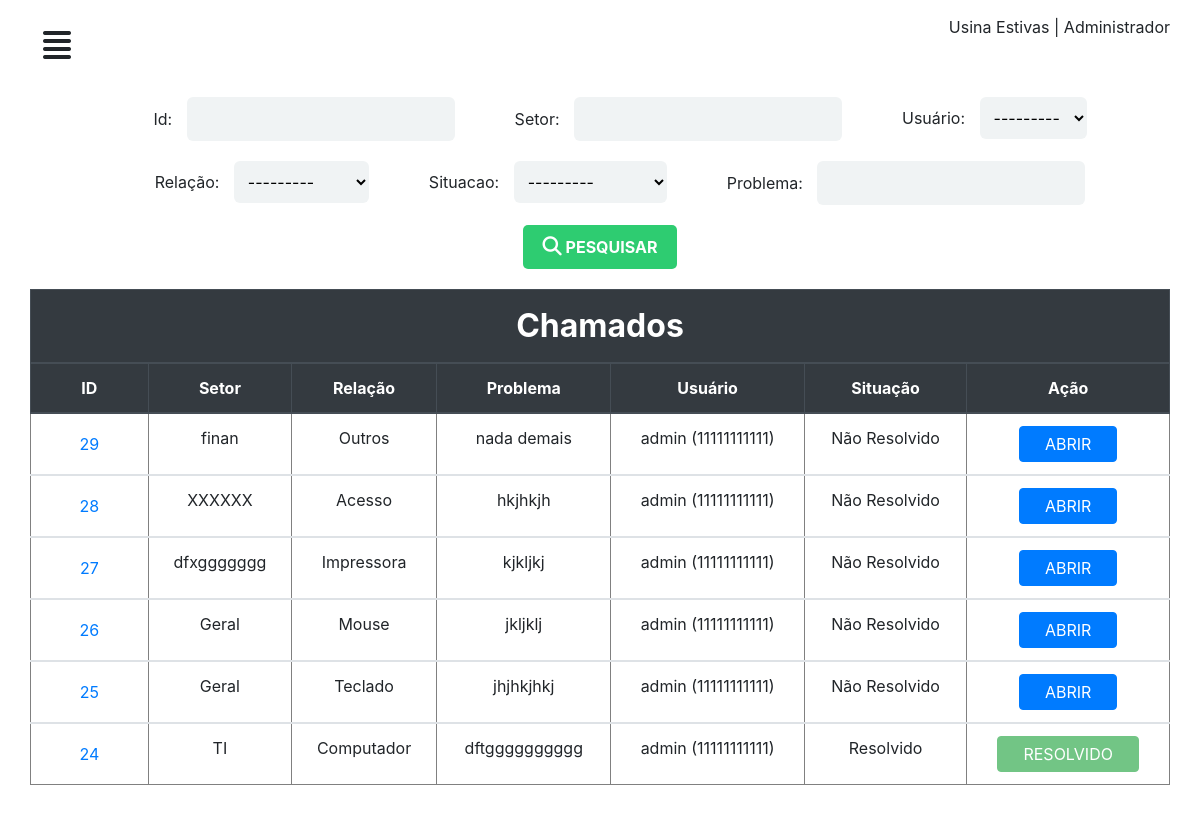
Before: /perfil/chamados/ (signed in) with the older database file.
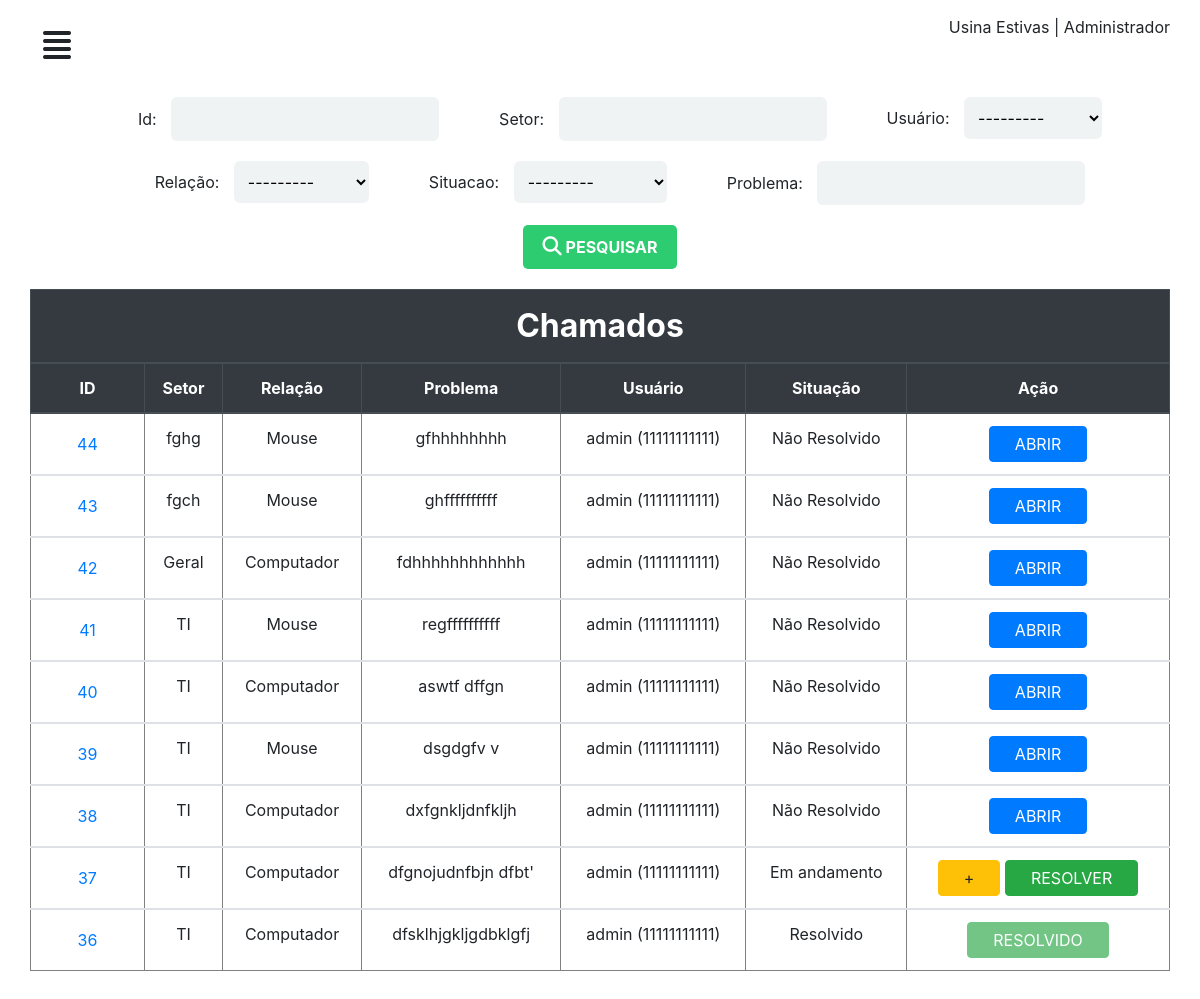
After: the same page with the newer database file.
### chamados/models.py (models this page shows)
class Chamado(models.Model):
	setor = models.CharField('Setor', max_length=50)
	problema = models.TextField('problema')
	user = models.ForeignKey(CustomUser, on_delete=models.CASCADE)
	relacao = models.ForeignKey(ProblemaRelacionado, on_delete=models.CASCADE)
	situacao = models.ForeignKey(Situacao, on_delete=models.CASCADE, default=1)
	comentario = models.TextField('comentario', null=True)
	datahora_aberto = models.DateTimeField('datahora_aberto', null=True)
	datahora_andamento = models.DateTimeField('datahora_andamento', null=True)
	datahora_fechado = models.DateTimeField('datahora_fechado', null=True)

class ProblemaRelacionado(models.Model):
	relacao = models.CharField('problema relacionado', max_length=50)
	def __str__(self):
		return self.relacao

class CustomUser (AbstractUser):
	matricula = models.CharField('matricula', max_length=11)
	apelido = models.CharField('apelido', max_length=50)
	def __str__(self):
		return self.username

class Situacao(models.Model):
	situ = models.CharField('situacao', max_length=100)
	def __str__(self):
		return self.situ

### chamados/views.py (the view)
# urls.py: path('perfil/chamados/', adminchamados, name="adminchamados"),
@login_required
def adminchamados(request):
	chamado = Chamado.objects.all().order_by('-id')
	meufiltro = FiltroChamado(request.GET, queryset=chamado)
	contexto = {
	'filtro': meufiltro
	}
	return render(request, 'admin/admin-chamados.html', contexto)

### chamados/templates/admin/admin-chamados.html (shortened to what this page needs)
{% extends "dashboard/baseperfil.html" %}
{% load static %}
{% block title %}
<link rel="stylesheet" href="{% static 'css/adminchamados.css' %}">
{% endblock%}
{% block conteudo %}
<form method="get">
	<div><span>Id:</span> {{filtro.form.id}}</div>
	<div><span>Setor:</span> {{filtro.form.setor}}</div>
	<div><span>Usuário:</span> {{filtro.form.user}}</div>
	<div><span>Relação:</span> {{filtro.form.relacao}}</div>
	<div><span>Situacao:</span> {{filtro.form.situacao}}</div>
	<div><span>Problema:</span> {{filtro.form.problema}}</div>
	<div class="btnSubmit">
		<button class="btnSubmit--btn" type="submit"><i class="fas fa-search"></i> pesquisar</button>
	</div>
</form>
<div class="table-responsive">
	<table class="table" border="1">
		<thead class="thead-dark">
			<tr>
				<th class="title-table" colspan="7">Chamados</th>
			</tr>
			<tr>
				<th>ID</th>
				<th>Setor</th>
				<th>Relação</th>
				<th>Problema</th>
				<th>Usuário</th>
				<th>Situação</th>
				<th>Ação</th>
			</tr>
		</thead>
		{% for chamado in filtro.qs %}
		<tbody>
			<tr>
				<td><button type="button" class="btn btn-link" data-toggle="modal" data-target="#chamado-{{chamado.id}}">
					{{chamado.id}}
				</button></td>
				<td>{{chamado.setor}}</td>
				<td>{{chamado.relacao}}</td>
				<td>{{chamado.problema}}</td>
				<td>{{chamado.user}} ({{chamado.user.matricula}})</td>
				<td>{{chamado.situacao}}</td>
				<td>
					{% if chamado.situacao.id == 1 %}
					<a href="{% url 'resolverchamado' chamado.id %}" class="btn btn-primary">Abrir</a>
					{% elif chamado.situacao.id == 2 %}
					<a href="{% url 'comentario' chamado.id %}" class="btn btn-warning">+</a>
					<a href="{% url 'resolvidochamado' chamado.id %}" class="btn btn-success">Resolver </a>
					{% else %}
					<button class="btn btn-success" disabled="">Resolvido </button>{% endif %}</td>
			</tr>
		</tbody>
		{% empty %}
		<tr>Nada cadastrado</tr>
		{% endfor %}
	</table>
</div>
{% endblock %}

Changed rows visible on the page:
removed Chamado: id "29", setor "finan", relacao "Outros", problema "nada demais", user "admin", user.matricula "11111111111", situacao "Não Resolvido", shows "ABRIR"
removed Chamado: id "28", setor "XXXXXX", relacao "Acesso", problema "hkjhkjh", user "admin", user.matricula "11111111111", situacao "Não Resolvido", shows "ABRIR"
removed Chamado: id "27", setor "dfxggggggg", relacao "Impressora", problema "kjkljkj", user "admin", user.matricula "11111111111", situacao "Não Resolvido", shows "ABRIR"
removed Chamado: id "26", setor "Geral", relacao "Mouse", problema "jkljklj", user "admin", user.matricula "11111111111", situacao "Não Resolvido", shows "ABRIR"
removed Chamado: id "25", setor "Geral", relacao "Teclado", problema "jhjhkjhkj", user "admin", user.matricula "11111111111", situacao "Não Resolvido", shows "ABRIR"
removed Chamado: id "24", setor "TI", relacao "Computador", problema "dftgggggggggg", user "admin", user.matricula "11111111111", situacao "Resolvido", shows "RESOLVIDO"
added Chamado: id "44", setor "fghg", relacao "Mouse", problema "gfhhhhhhhh", user "admin", user.matricula "11111111111", situacao "Não Resolvido", shows "ABRIR"
added Chamado: id "43", setor "fgch", relacao "Mouse", problema "ghffffffffff", user "admin", user.matricula "11111111111", situacao "Não Resolvido", shows "ABRIR"
added Chamado: id "42", setor "Geral", relacao "Computador", problema "fdhhhhhhhhhhhh", user "admin", user.matricula "11111111111", situacao "Não Resolvido", shows "ABRIR"
added Chamado: id "41", setor "TI", relacao "Mouse", problema "regffffffffff", user "admin", user.matricula "11111111111", situacao "Não Resolvido", shows "ABRIR"
added Chamado: id "40", setor "TI", relacao "Computador", problema "aswtf dffgn", user "admin", user.matricula "11111111111", situacao "Não Resolvido", shows "ABRIR"
added Chamado: id "39", setor "TI", relacao "Mouse", problema "dsgdgfv v", user "admin", user.matricula "11111111111", situacao "Não Resolvido", shows "ABRIR"
added Chamado: id "38", setor "TI", relacao "Computador", problema "dxfgnkljdnfkljh", user "admin", user.matricula "11111111111", situacao "Não Resolvido", shows "ABRIR"
added Chamado: id "37", setor "TI", relacao "Computador", problema "dfgnojudnfbjn dfbt'", user "admin", user.matricula "11111111111", situacao "Em andamento", shows "RESOLVER"
added Chamado: id "36", setor "TI", relacao "Computador", problema "dfsklhjgkljgdbklgfj", user "admin", user.matricula "11111111111", situacao "Resolvido", shows "RESOLVIDO"
